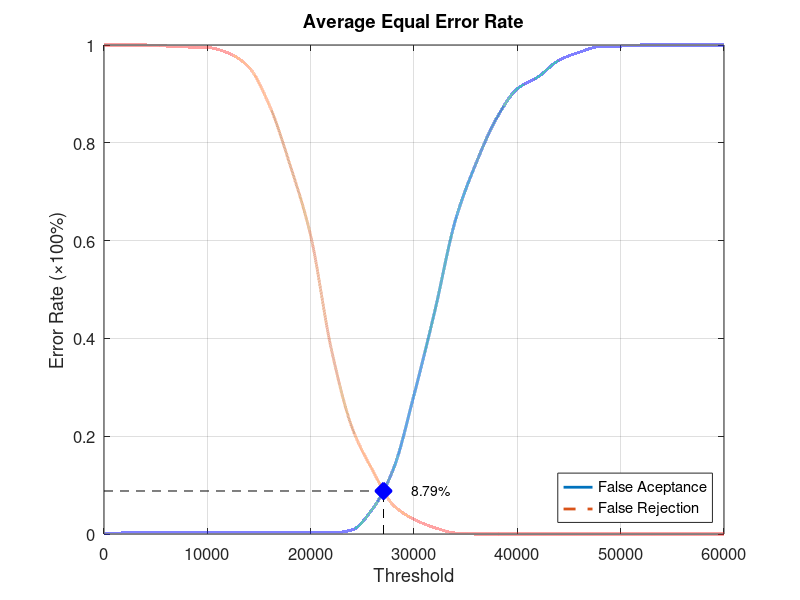
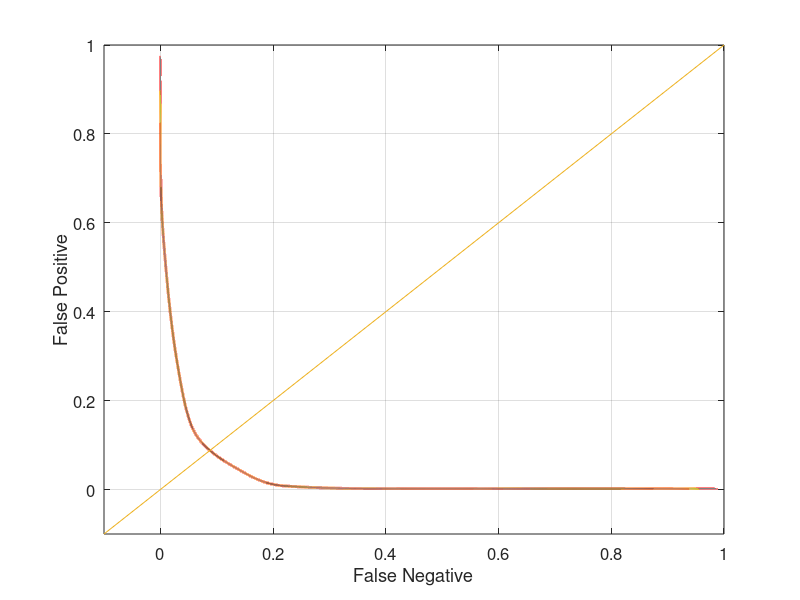

The MATLAB source for these figures, in order:
function yEER = Database1Average
close all;
clear;
clc;
x = 0:2000:60000;
xq = 0:0.5:60000;

y0 = [0 0.00210526 0.00210526 0.00210526 0.00210526 0.00210526 0.00210526 0.00210526 0.00210526 0.00210526 0.00210526 0.00210526 0.00842105 0.0515789 0.132632 0.284211 0.454737 0.641053 0.757895 0.850526 0.910526 0.934737 0.968421 0.985263 0.996842 0.997895 1 1 1 1 1];
yy0 = interp1(x, y0, xq, 'pchip');
y1 = [1 1 1 0.998 0.996 0.995 0.984 0.955 0.877 0.755 0.61 0.378 0.218 0.13 0.059 0.03 0.013 0.002 0 0 0 0 0 0 0 0 0 0 0 0 0];
yy1 = interp1(x, y1, xq, 'pchip');

% Calculating EER: 
y2 = abs(y0 - y1);
find(y2 == min(y2))
yy2 = abs(yy0 - yy1);
xEER = find(yy2 == min(yy2));
xEERIndex = xq(xEER) % X-axis EER
yEER = yy0(xEER) % Y-axis EER

main = figure
plot(xq, yy0,'-','LineWidth', 2);	hold on
plot(xq, yy1,'--','LineWidth', 2);	hold on
plot([xEERIndex xEERIndex], [0 yEER], 'k--');	hold on
plot([0 xEERIndex], [yEER yEER], 'k--');	hold on
plot(xEERIndex, yEER, 'bx', 'LineWidth', 10);	hold on
text(xEERIndex + 10 * xEERIndex / 100, yEER, [num2str(round((10000 * yEER)) / 100) '%'])
legend('False Aceptance', 'False Rejection', 'Location', 'SouthEast')
xlabel('Threshold')
ylabel('Error Rate (\times100%)')
title('Average Equal Error Rate')
set(gca, 'FontSize', 12)
axis([0 60000 0 1])
grid on

print(main, 'Database1AverageMain', '-dpng');
FNRxFPR = figure('Color', [1 1 1]);
plot(yy1, yy0, '-', yy1, yy0, 'LineWidth', 2);
hold on
y = -0.1:0.1:1
plot(y, y); 
set(gca, 'FontSize', 12)
xlabel('False Negative')
ylabel('False Positive')
axis([-0.1 1 -0.1 1])
set(gca, 'FontSize', 12)
grid on

print(FNRxFPR, 'Database1AverageFNRxFPR','-dpng');
end
